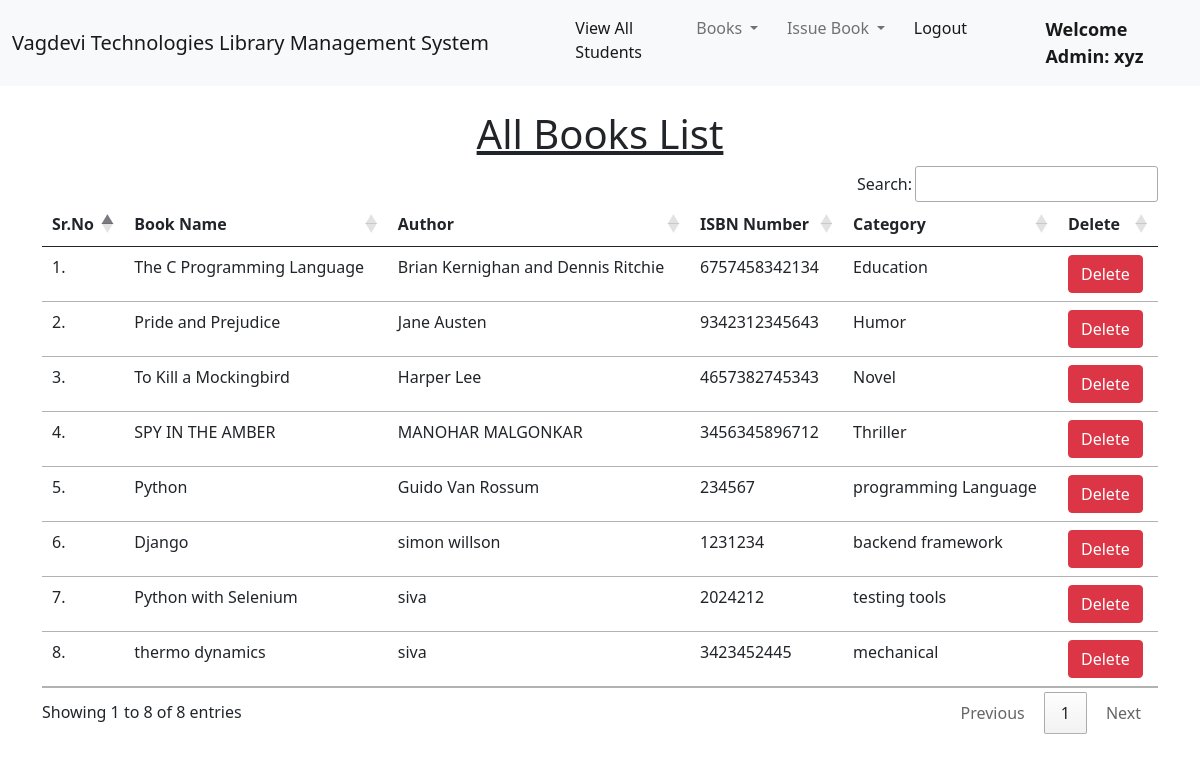
/view_books/ (signed in), run on the app's committed database.
### library/models.py (models this page shows, shortened)
class Book(models.Model):
    name = models.CharField(max_length=200)
    author = models.CharField(max_length=200)
    isbn = models.PositiveIntegerField()
    category = models.CharField(max_length=50)

### library/views.py (the view)
# urls.py: path("view_books/", views.view_books, name="view_books"),
@login_required(login_url = '/admin_login')
def view_books(request):
    books = Book.objects.all()
    return render(request, "view_books.html", {'books':books})

### library/templates/view_books.html (shortened to what this page needs)
{% extends 'admin_navbar.html' %}
{% load static %}
{% block body %}
<div class="container mt-4">
    <h1 class="text-center"><u>All Books List</u></h1>
    <table class="table table-hover" id="example">
        <thead>
            <tr>
                <th>Sr.No</th>
                <th>Book Name</th>
                <th>Author</th>
                <th>ISBN Number</th>
                <th>Category</th>
                <th>Delete</th>
            </tr>
        </thead>
        <tbody>
            {% for book in books %}
            <tr>
                <td>{{forloop.counter}}.</td>
                <td>{{book.name}}</td>
                <td>{{book.author}}</td>
                <td>{{book.isbn}}</td>
                <td>{{book.category}}</td>
                <td><a href="/delete_book/{{book.id}}/" class="btn btn-danger" onclick="return confirm('Are you sure you want to delete this book?')">Delete</a></td>
            </tr>
            {% endfor %}
        </tbody>
    </table>
    </div>
{% endblock %}

### library/templates/admin_navbar.html (shortened to what this page needs)
<!doctype html>
<html lang="en">
  <head>
    <link href="https://cdn.jsdelivr.net/npm/bootstrap@5.1.0/dist/css/bootstrap.min.css" rel="stylesheet">
    <link rel="stylesheet" href="https://cdn.datatables.net/1.10.25/css/jquery.dataTables.min.css">
    <link rel="stylesheet" href="https://cdn.datatables.net/buttons/1.7.1/css/buttons.dataTables.min.css">
  </head>
  <body>
    <nav class="navbar navbar-expand-lg navbar-light bg-light">
        <div class="container-fluid">
          <a class="navbar-brand" href="#">Vagdevi Technologies Library Management System</a>
          <div class="collapse navbar-collapse" id="navbarSupportedContent">
            <ul class="navbar-nav me-auto mb-2 mb-lg-0">
              <li class="nav-item">
                <a class="nav-link active" aria-current="page" href="/view_students/">View All Students</a>
              </li>
              <li class="nav-item dropdown">
                <a class="nav-link dropdown-toggle" href="#" id="navbarDropdown" role="button" data-bs-toggle="dropdown" aria-expanded="false">
                  Books
                </a>
              </li>
              <li class="nav-item dropdown">
                <a class="nav-link dropdown-toggle" href="#" id="navbarDropdown" role="button" data-bs-toggle="dropdown" aria-expanded="false">
                  Issue Book
                </a>
              </li>
              <li class="nav-item">
                <a class="nav-link active" aria-current="page" href="/logout/">Logout</a>
              </li>
              <li class="nav-item">
                <a style="font-weight:600; font-family:'Segoe UI', Tahoma, Geneva, Verdana, sans-serif; font-size: large;" class="nav-link active" href="#">Welcome Admin: {{request.user}}</a>
              </li>
            </ul>
          </div>
        </div>
      </nav>
      {% block body %}
      {% endblock %}
  </body>
</html>

### data on the page
Book: name "The C Programming Language", author "Brian Kernighan and Dennis Ritchie", isbn "6757458342134", category "Education"
Book: name "Pride and Prejudice", author "Jane Austen", isbn "9342312345643", category "Humor"
Book: name "To Kill a Mockingbird", author "Harper Lee", isbn "4657382745343", category "Novel"
Book: name "SPY IN THE AMBER", author "MANOHAR MALGONKAR", isbn "3456345896712", category "Thriller"
Book: name "Python", author "Guido Van Rossum", isbn "234567", category "programming Language"
Book: name "Django", author "simon willson", isbn "1231234", category "backend framework"
Book: name "Python with Selenium", author "siva", isbn "2024212", category "testing tools"
Book: name "thermo dynamics", author "siva", isbn "3423452445", category "mechanical"

### other printed values
{{ request.user }} "xyz"
